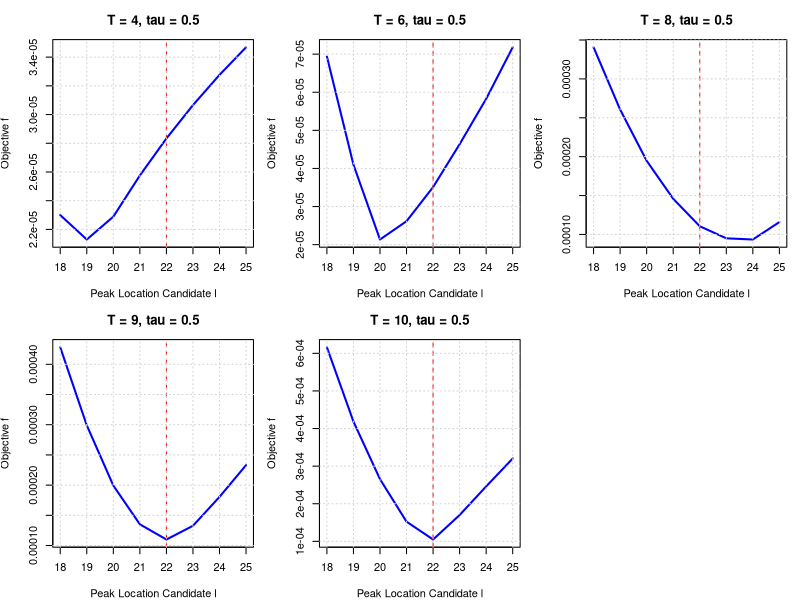
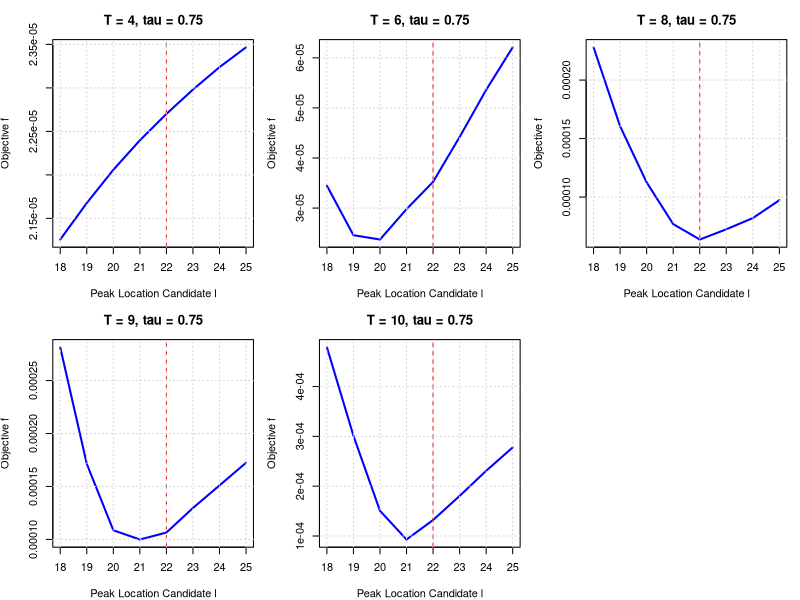
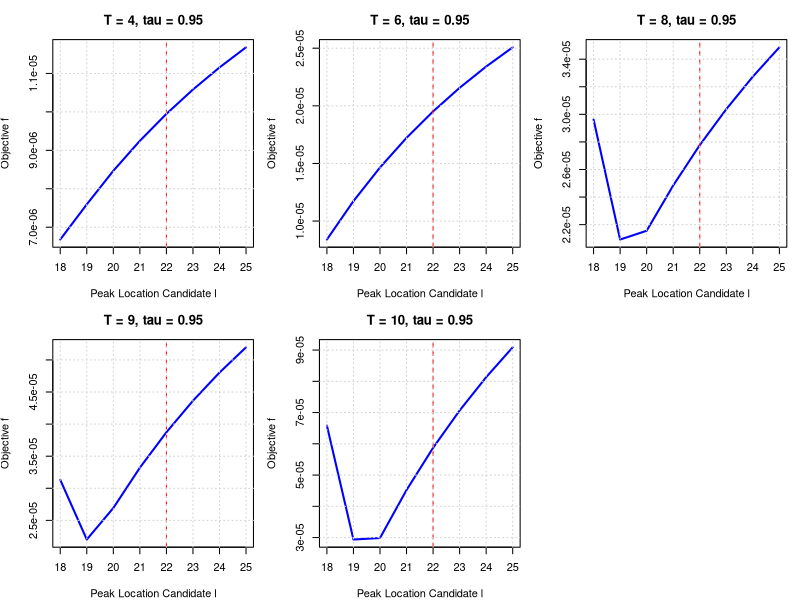
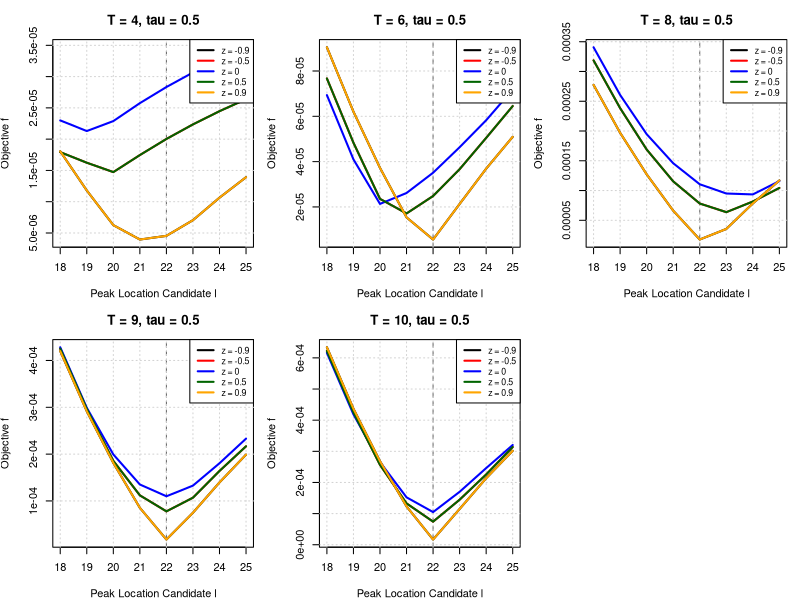
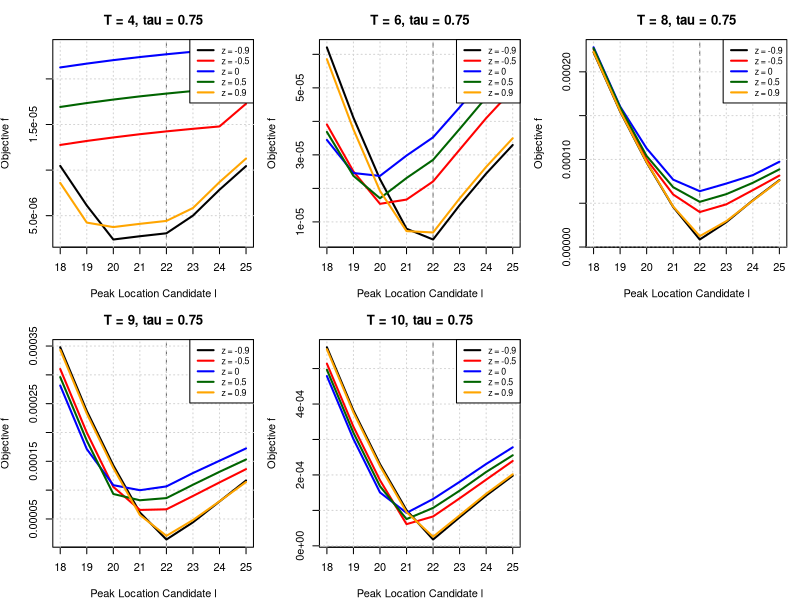
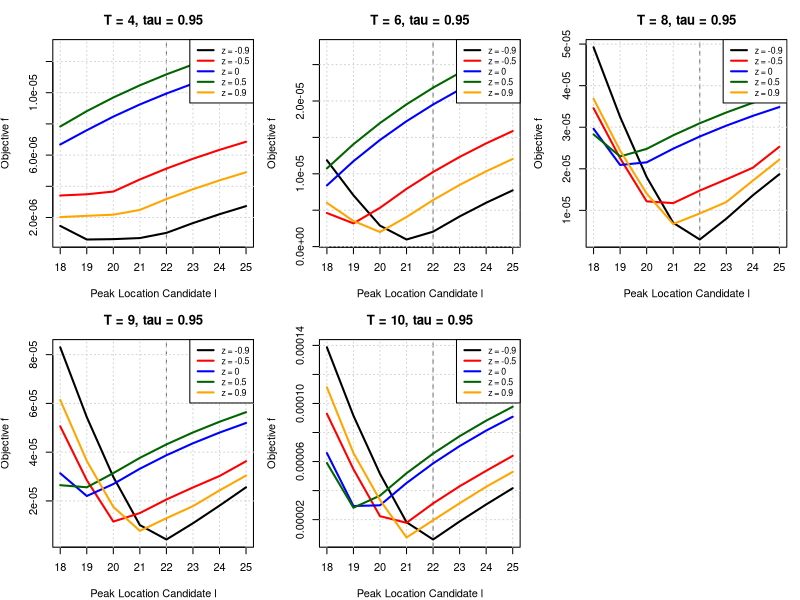

These charts were generated, in order, by the following R code:
# ---------------------------------------------------------------------------
# Quantile-Based Peak Estimation with shifted Laplace to match tau (updated SNR)
# ---------------------------------------------------------------------------

# ---------------------------------------------------------------------------
# Laplace Quantile (inverse CDF) 
# ---------------------------------------------------------------------------
qlaplace <- function(tau, scale = 1) {
  if (tau < 0.5) scale * log(2 * tau) else -scale * log(2 * (1 - tau))
}

# ---------------------------------------------------------------------------
# Laplace with shifted center to match P(e < 0) = tau
# ---------------------------------------------------------------------------
shifted_laplace <- function(n, tau, scale = 1) {
  rlap <- rlaplace(n, scale = scale)
  rlap - qlaplace(tau, scale = scale)
}

# ---------------------------------------------------------------------------
# Laplace Noise Generator (original, centered at 0) 
# ---------------------------------------------------------------------------
rlaplace <- function(n, location = 0, scale = 1) {
  u <- runif(n, -0.5, 0.5)
  location - scale * sign(u) * log(1 - 2 * abs(u))
}

# ---------------------------------------------------------------------------
# Asymmetric Laplace Variance
# ---------------------------------------------------------------------------
asy_laplace_variance <- function(tau, z) {
  stopifnot(tau > 0, tau < 1, abs(z) < 1)
  mu <- tau / (1 + z) - (1 - tau) / (1 - z)
  E_X2 <- 2 * tau / (1 + z)^2 + 2 * (1 - tau) / (1 - z)^2
  return(E_X2 - mu^2)
}

# ---------------------------------------------------------------------------
# Quantile Loss
# ---------------------------------------------------------------------------
quantile_loss <- function(u, tau) {
  u * (tau - (u < 0))
}

# ---------------------------------------------------------------------------
# Weighted Quantile
# ---------------------------------------------------------------------------
med_weighted_tau <- function(I, l, s, tau) {
  T <- length(I)
  x <- I * exp(((1:T) - l)^2 / s^2)
  w <- exp(-((1:T) - l)^2 / s^2)
  o <- order(x)
  x_sorted <- x[o]
  w_sorted <- w[o]
  cum_w <- cumsum(w_sorted)
  cutoff <- tau * sum(w_sorted)
  k <- min(which(cum_w >= cutoff))
  x_sorted[k]
}

# ---------------------------------------------------------------------------
# Quantile-Based Amplitude
# ---------------------------------------------------------------------------
compute_a <- function(I, l, s, tau) {
  med_weighted_tau(I, l, s, tau)
}

# ---------------------------------------------------------------------------
# Quantile Loss objective
# ---------------------------------------------------------------------------
objective_function <- function(I, a, l, s, tau) {
  t <- seq_along(I)
  fitted <- a * exp(-((t - l)^2) / s^2)
  u <- I - fitted
  mean(quantile_loss(u, tau))
}

# ---------------------------------------------------------------------------
# Optimize s for a given l
# ---------------------------------------------------------------------------
search_best_s <- function(I, l, tau) {
  f_obj <- function(s) {
    a_hat <- compute_a(I, l, s, tau)
    objective_function(I, a_hat, l, s, tau)
  }
  optimize(f_obj, interval = c(1, 20), tol = 1e-4)$minimum
}

# ---------------------------------------------------------------------------
# Main simulation
# ---------------------------------------------------------------------------
simulate_quantile_objective <- function(T, A, L, S, tau, z, snr = Inf, seed = NULL) {
  t <- 1:T
  signal <- A * exp(-((t - L)^2) / S^2)
  
  if (!is.null(seed)) set.seed(seed)
  
  if (is.finite(snr)) {
    sigma2 <- asy_laplace_variance(tau, z)
    b <- sqrt((A / snr)^2 / sigma2)
    noise <- shifted_laplace(T, tau, scale = b)
    I <- signal + noise
  } else {
    I <- signal
  }
  
  l_grid <- 18:25
  losses <- sapply(l_grid, function(l) {
    s_hat <- search_best_s(I, l, tau)
    a_hat <- compute_a(I, l, s_hat, tau)
    objective_function(I, a_hat, l, s_hat, tau)
  })
  
  data.frame(l = l_grid, loss = losses, T = T)
}

# ---------------------------------------------------------------------------
# Plotting utility
# ---------------------------------------------------------------------------
plot_quantile_objectives <- function(results, tau, A_true, L_true, S_true) {
  Ts <- unique(results$T)
  nrow <- 2
  ncol <- 3
  
  png(filename = paste0("shifted_obj_fun_tau_", tau, ".png"),
      width = 900, height = 600, res = 120)
  old_par <- par(mfrow = c(nrow, ncol), mar = c(4, 4, 3, 1))
  on.exit({ par(old_par); dev.off() })
  
  for (T_val in Ts) {
    subset_data <- subset(results, T == T_val)
    plot(subset_data$l, subset_data$loss, type = "l", lwd = 2, col = "blue",
         xlab = "Peak Location Candidate l",
         ylab = expression("Objective " * f),
         main = paste0("T = ", T_val, ", tau = ", tau))
    abline(v = L_true, col = "red", lty = 2)
    grid()
  }
}

# ---------------------------------------------------------------------------
# Run simulation and plot
# ---------------------------------------------------------------------------
A_true <- 1
L_true <- 22
S_true <- 10
snr <- 1000
z <- 0
seed <- 280
T_vals <- c(4, 6, 8, 9, 10)

for (tau_val in c(0.5, 0.75, 0.95)) {
  results <- do.call(rbind, lapply(T_vals, function(T) {
    simulate_quantile_objective(T, A = A_true, L = L_true, S = S_true,
                                tau = tau_val, z = z, snr = snr, seed = seed)
  }))
  
  plot_quantile_objectives(results, tau_val, A_true, L_true, S_true)
  cat("Plot for tau =", tau_val, "generated and saved.\n")
}






# ------------------------------------------
# (1) Updated simulate_quantile_objective
# ------------------------------------------
simulate_quantile_objective <- function(T, A, L, S, tau, z, snr = Inf, seed = NULL) {
  t <- 1:T
  signal <- A * exp(-((t - L)^2) / S^2)
  
  if (!is.null(seed)) set.seed(seed)
  
  if (is.finite(snr)) {
    sigma2 <- asy_laplace_variance(tau, z)
    b <- sqrt((A / snr)^2 / sigma2)
    noise <- shifted_laplace(T, tau, scale = b)
    I <- signal + noise
  } else {
    I <- signal
  }
  
  l_grid <- 18:25
  losses <- sapply(l_grid, function(l) {
    s_hat <- search_best_s(I, l, tau)
    a_hat <- compute_a(I, l, s_hat, tau)
    objective_function(I, a_hat, l, s_hat, tau)
  })
  
  data.frame(l = l_grid, loss = losses, T = T, z = z)
}

# ------------------------------------------
# (2) Plotting utility with z overlay
# ------------------------------------------
plot_quantile_objectives_superposed <- function(results, tau, A_true, L_true, S_true) {
  Ts <- sort(unique(results$T))
  z_vals <- sort(unique(results$z))
  colors <- c("black", "red", "blue", "darkgreen", "orange")
  stopifnot(length(z_vals) <= length(colors))
  
  png(filename = paste0("shifted_obj_fun_tau_", tau, "_zcompare.png"),
      width = 900, height = 600, res = 120)
  old_par <- par(mfrow = c(2, 3), mar = c(4, 4, 3, 1))
  on.exit({ par(old_par); dev.off() })
  
  for (T_val in Ts) {
    df_T <- subset(results, T == T_val)
    x_range <- range(df_T$l)
    y_range <- range(df_T$loss)
    
    plot(NA, xlim = x_range, ylim = y_range,
         xlab = "Peak Location Candidate l",
         ylab = expression("Objective " * f),
         main = paste0("T = ", T_val, ", tau = ", tau))
    abline(v = L_true, col = "gray40", lty = 2)
    grid()
    
    for (i in seq_along(z_vals)) {
      df_z <- subset(df_T, z == z_vals[i])
      lines(df_z$l, df_z$loss, col = colors[i], lwd = 2)
    }
    
    legend("topright", legend = paste("z =", z_vals),
           col = colors[1:length(z_vals)], lwd = 2, bty = "o", cex = 0.8)
  }
}


# ------------------------------------------
# (3) Main execution loop for superposed Figure 2
# ------------------------------------------
A_true <- 1
L_true <- 22
S_true <- 10
snr <- 1000
seed <- 280
T_vals <- c(4, 6, 8, 9, 10)
z_vals <- c(-0.9, -0.5, 0, 0.5, 0.9)

for (tau_val in c(0.5, 0.75, 0.95)) {
  results_all <- do.call(rbind, lapply(z_vals, function(z) {
    res_z <- do.call(rbind, lapply(T_vals, function(T) {
      simulate_quantile_objective(T, A = A_true, L = L_true, S = S_true,
                                  tau = tau_val, z = z, snr = snr, seed = seed)
    }))
    res_z$z <- z
    res_z
  }))
  
  plot_quantile_objectives_superposed(results_all, tau_val, A_true, L_true, S_true)
  cat("Figure 2 for tau =", tau_val, "generated and saved with all z values.\n")
}
